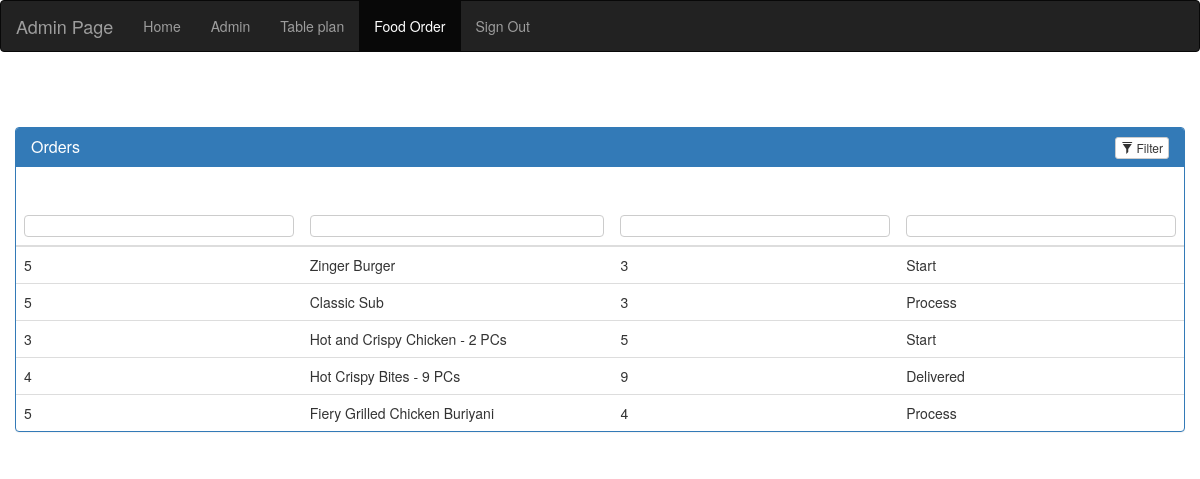
The page /FYP_UI/order_details.php on the database its author committed.
### tables this page shows
CREATE TABLE `orders` (
  `orderid` int(11) NOT NULL,
  `tableid` int(11) NOT NULL,
  `food_item` text NOT NULL,
  `pieces` varchar(255) NOT NULL,
  `status` varchar(255) NOT NULL
);

### FYP_UI/order_details.php (the view, shortened to what this page needs)
<!DOCTYPE html>
<html lang="en">
    <head>
        <link href="//netdna.bootstrapcdn.com/bootstrap/3.1.0/css/bootstrap.min.css" rel="stylesheet" id="bootstrap-css">
        <link rel="stylesheet" href="css/table.css">
    </head>
    <body>
        <nav class="navbar navbar-inverse">
            <div class="container-fluid">
                <a class="navbar-brand" href="#">Admin Page</a>
                <ul class="nav navbar-nav">
                    <li><a href="index.php">Home</a></li>
                    <li><a href="administration.php">Admin</a></li>
                    <li><a href="Table_Plan.php">Table plan</a></li>
                    <li  class="active"><a href="#">Food Order</a></li>
                    <li><a href="logout.php">Sign Out</a></li>
                </ul>
            </div>
        </nav>
        <div class="container">
    <br><br>
            <div class="row">
                <div class="panel panel-primary filterable">
                    <div class="panel-heading">
                        <h3 class="panel-title">Orders</h3>
                        <div class="pull-right">
                            <button class="btn btn-default btn-xs btn-filter"><span class="glyphicon glyphicon-filter"></span> Filter</button>
                        </div>
                    </div>
                    <br>
                    <br>
                    <table class="table">
                        <thead>
                            <tr class="filters">
                                <th><input type="text" class="form-control" placeholder="Table No" disabled></th>
                                <th><input type="text" class="form-control" placeholder="Food Item" disabled></th>
                                <th><input type="text" class="form-control" placeholder="Pieces" disabled></th>
                                <th><input type="text" class="form-control" placeholder="Status" disabled></th>
                            </tr>
                        </thead>
                        <?php include("./includes/connection.php");
                        $query_menu = "SELECT* FROM orders";
                        $run_query = mysqli_query($connect,$query_menu);
                        while($result = mysqli_fetch_assoc($run_query)){
                        ?>
                        <tr>
                            <td><?php echo $result['tableid'];?></td>
                            <td><?php echo $result['food_item'];?></td>
                            <td><?php echo $result['pieces'];?></td>
                            <td><?php echo $result['status'];?></td>
                        </tr>
                        <?php }?>
                    </table>
                </div>
            </div>
        </div>
    </body>
</html>

### FYP_UI/css/table.css (style rules this page uses)
.filterable { margin-top: 15px; }
.filterable .panel-heading .pull-right { margin-top: -20px; }
.filterable .filters input[disabled] { background-color: transparent; border: auto; cursor: auto; box-shadow: none; padding: 0; height: auto; }

### rows shown on the page
orders: tableid "5", food_item "Zinger Burger", pieces "3", status "Start"
orders: tableid "5", food_item "Classic Sub", pieces "3", status "Process"
orders: tableid "3", food_item "Hot and Crispy Chicken - 2 PCs", pieces "5", status "Start"
orders: tableid "4", food_item "Hot Crispy Bites - 9 PCs", pieces "9", status "Delivered"
orders: tableid "5", food_item "Fiery Grilled Chicken Buriyani", pieces "4", status "Process"
